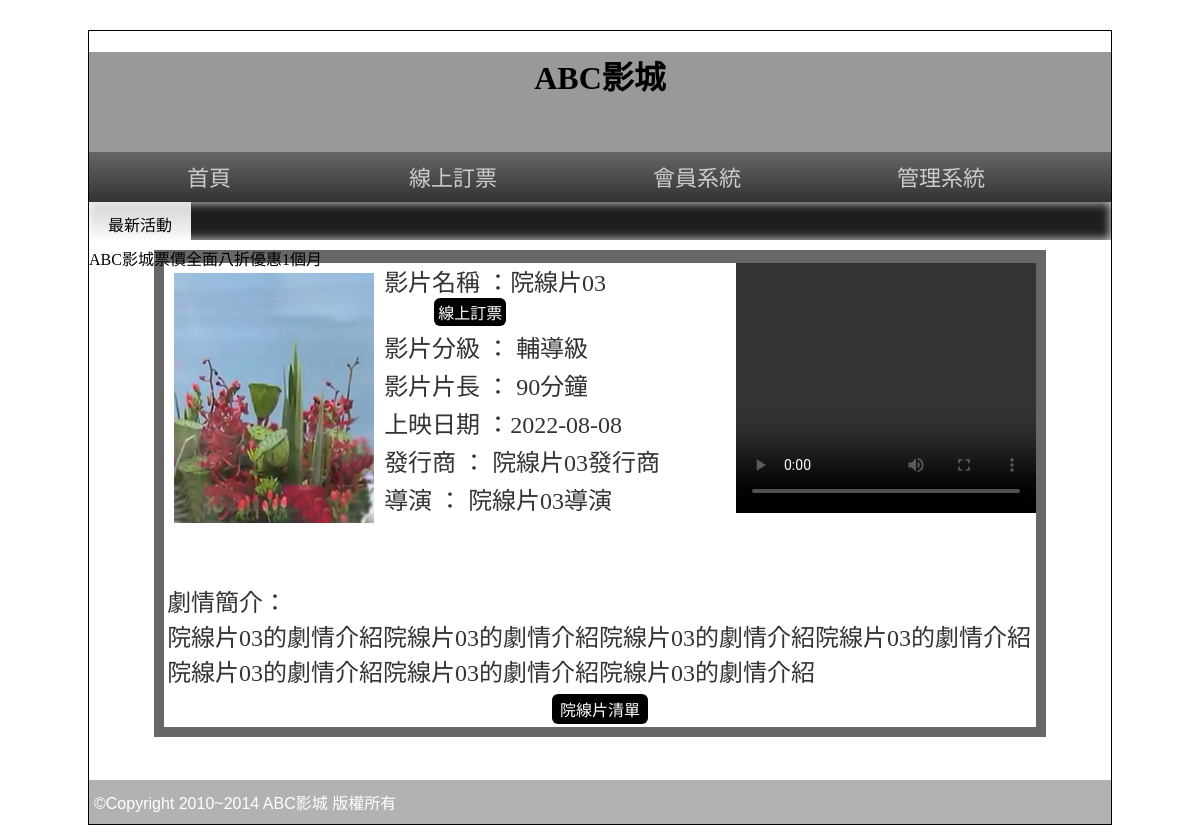
The app's page /?do=intro&id=3, older data.
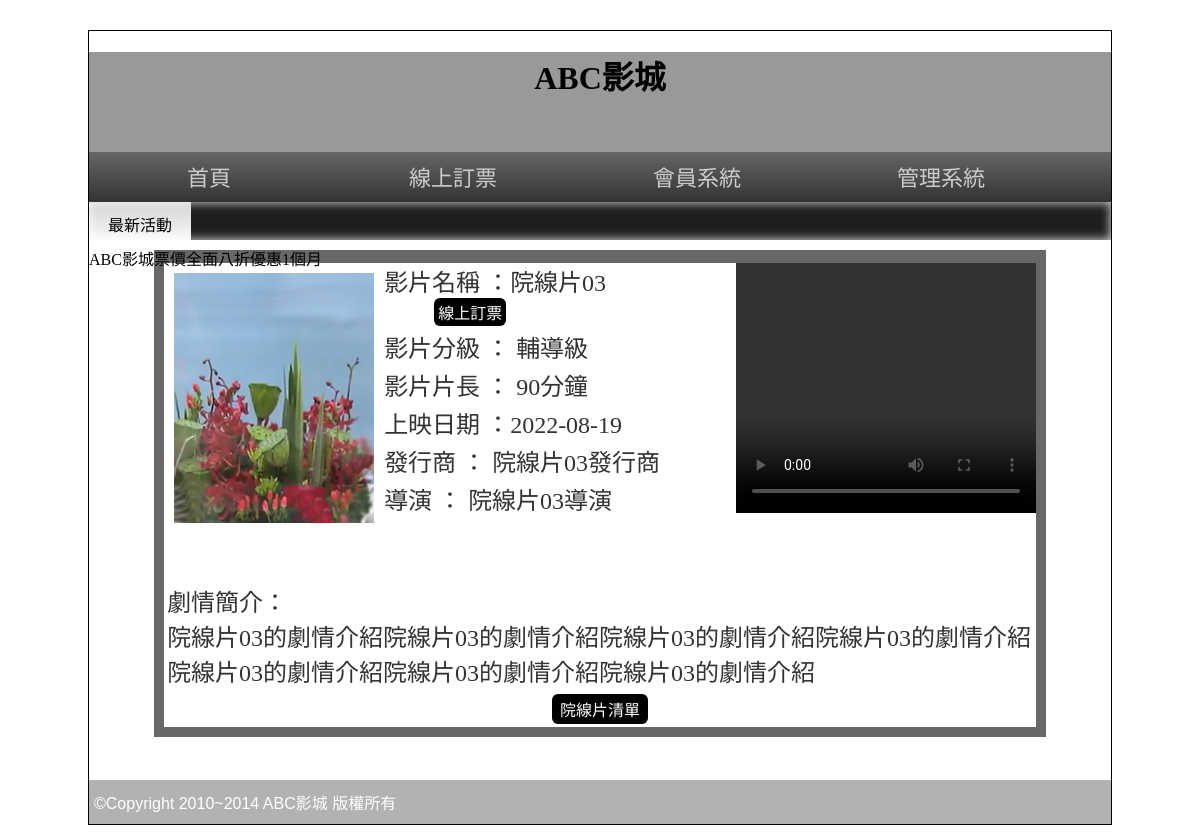
The same page, newer data.
### tables this page shows
CREATE TABLE `movie` (
  `id` int(11) UNSIGNED NOT NULL,
  `name` varchar(64) NOT NULL,
  `level` varchar(10) NOT NULL,
  `length` int(10) UNSIGNED NOT NULL,
  `ondate` date NOT NULL,
  `publish` text NOT NULL,
  `director` text NOT NULL,
  `trailer` text NOT NULL,
  `poster` text NOT NULL,
  `intro` text NOT NULL,
  `rank` int(11) UNSIGNED NOT NULL,
  `sh` int(1) UNSIGNED NOT NULL
);

### base.php (called while the page is built, shortened)
<?php
class DB
{
    protected $table;
    protected $dsn='mysql:host=localhost;charset=utf8;dbname=db19';
    protected $pdo;
    function __construct($table)
    {
        $this->table=$table;
        $this->pdo=new PDO($this->dsn,'root','');
    }
    function find($id)
    {
        $sql="select * from $this->table where ";
        if(is_array($id))
        {
            foreach($id as $key => $val){
                $tmp[]="`$key`='$val'";
            }
            $sql.= join(" && ",$tmp);
        }else{
            $sql.=" `id`='$id'";
        }
        return $this->pdo->query($sql)->fetch(PDO::FETCH_ASSOC);
    }
}
$Movie=new DB('movie');
?>

### front/intro.php (the view)
<?php
$row=$Movie->find($_GET['id']);
?>
    <div class="tab rb" style="width:87%;">
      <div style="background:#FFF; width:100%; color:#333; text-align:left">
        <video src="./upload/<?=$row['trailer'];?>" width="300px" height="250px" controls="" style="float:right;"></video>
        <font style="font-size:24px"> <img src="./upload/<?=$row['poster'];?>" width="200px" height="250px" style="margin:10px; float:left">
        <p style="margin:3px">影片名稱 ：<?=$row['name'];?>
          <input type="button" value="線上訂票" onclick="location.href='?do=order&id=<?=$row['id'];?>'" style="margin-left:50px; padding:2px 4px" class="b2_btu">
        </p>
        <p style="margin:3px">影片分級 ： <?=$row['level'];?> </p>
        <p style="margin:3px">影片片長 ： <?=$row['length'];?>分鐘</p>
        <p style="margin:3px">上映日期 ：<?=$row['ondate'];?></p>
        <p style="margin:3px">發行商 ： <?=$row['publish'];?></p>
        <p style="margin:3px">導演 ： <?=$row['director'];?></p>
        <br>
        <br>
        <p style="margin:10px 3px 3px 3px; word-break:break-all"> 劇情簡介：<br>
        <?=$row['intro'];?>
        </p>
        </font>
        <table width="100%" border="0">
          <tbody>
            <tr>
              <td align="center"><input type="button" value="院線片清單" onclick="location.href='index.php'"></td>
            </tr>
          </tbody>
        </table>
      </div>
    </div>

Row changes from the older to the newer data that the page shows:
changed movie "院線片03": ondate "2022-08-08" → "2022-08-19"
